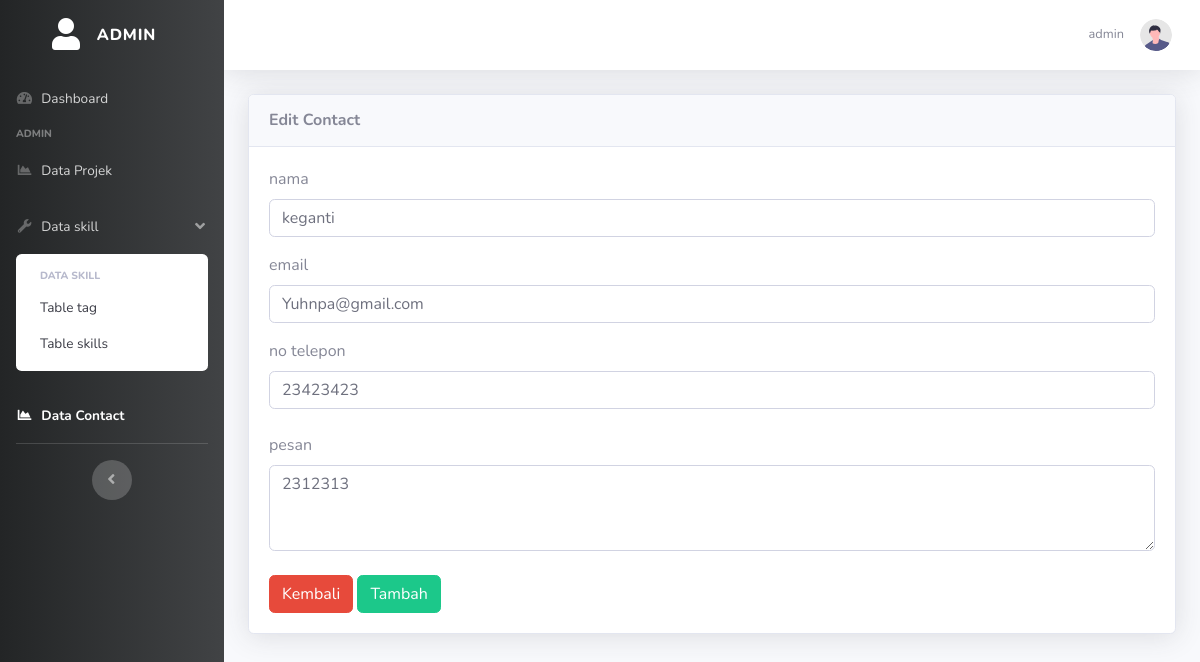
The page /admin/Contact/edit.php?id=70 (signed in) on the database its author committed.
### tables this page shows
CREATE TABLE `contact` (
  `id` int(11) NOT NULL,
  `nama` varchar(100) NOT NULL,
  `email` varchar(100) NOT NULL,
  `no_telp` varchar(100) NOT NULL,
  `pesan` longtext NOT NULL
);

### koneksi.php (called while the page is built, shortened)
<?php
$server = "localhost";
$user = "root";
$password = "";
$database  = "portofolio_gue";
$conn = mysqli_connect($server, $user, $password, $database);
function query($query)
{
    global $conn;
    $result = mysqli_query($conn, $query);
    $box = [];
    while ($isi = mysqli_fetch_assoc($result)) {
        $box[] = $isi;
    }
    return $box;
}

### admin/Contact/edit.php (the view, shortened to what this page needs)
<?php
require '../../koneksi.php';
$id = $_GET['id'];
$contact = query("SELECT * FROM contact WHERE id = $id")[0];
$nama = $_SESSION['admin']['username'];
?>
<!DOCTYPE html>
<html lang="en">
<head>
    <link href="../../asset/pakage/fontawesome-free/css/all.min.css" rel="stylesheet" type="text/css">
    <link href="../../asset/css/sb-admin-2.min.css" rel="stylesheet">
    <link rel="stylesheet" href="../asset/pakage/datatables/dataTables.bootstrap4.min.css">
</head>
<body id="page-top">
    <div id="wrapper">
        <ul class="navbar-nav bg-gradient-primary sidebar sidebar-dark accordion" id="accordionSidebar">
            <a class="sidebar-brand d-flex align-items-center justify-content-center" href="index.html">
                <div class="sidebar-brand-icon">
                    <i class="fas fa-user"></i>
                </div>
                <div class="sidebar-brand-text mx-3">Admin <sup></sup></div>
            </a>
            <li class="nav-item ">
                <a class="nav-link " href="../dashboard.php">
                    <i class="fas fa-fw fa-tachometer-alt"></i>
                    <span>Dashboard</span></a>
            </li>
            <div class="sidebar-heading">
                Admin
            </div>
            <li class="nav-item ">
                <a class="nav-link " href="../projek/index.php">
                    <i class="fas fa-fw fa-chart-area"></i>
                    <span>Data Projek</span>
                </a>
            </li>
            <li class="nav-item">
                <a class="nav-link" href="#" data-toggle="collapse" data-target="#collapseUtilities" aria-expanded="true" aria-controls="collapseUtilities">
                    <i class="fas fa-fw fa-wrench"></i>
                    <span>Data skill</span>
                </a>
                <div id="collapseUtilities" class="collapse show" aria-labelledby="headingUtilities" data-parent="#accordionSidebar">
                    <div class="bg-white py-2 collapse-inner rounded">
                        <h6 class="collapse-header">Data skill</h6>
                        <a class="collapse-item" href="../tag/index.php">Table tag</a>
                        <a class="collapse-item" href="index.php">Table skills</a>
                    </div>
                </div>
            </li>
            <li class="nav-item active">
                <a class="nav-link " href="../Contact/index.php">
                    <i class="fas fa-fw fa-chart-area"></i>
                    <span>Data Contact</span>
                </a>
            </li>
            <hr class="sidebar-divider d-none d-md-block">
            <div class="text-center d-none d-md-inline">
                <button class="rounded-circle border-0" id="sidebarToggle"></button>
            </div>
        </ul>
        <div id="content-wrapper" class="d-flex flex-column">
            <div id="content">
                <nav class="navbar navbar-expand navbar-light bg-white topbar mb-4 static-top shadow">
                    <ul class="navbar-nav ml-auto">
                        <li class="nav-item dropdown no-arrow">
                            <a class="nav-link dropdown-toggle" href="#" id="userDropdown" role="button" data-toggle="dropdown" aria-haspopup="true" aria-expanded="false">
                                <span class="mr-2 d-none d-lg-inline text-gray-600 small mr-3"><?= $nama ?></span>
                                <img class="img-profile rounded-circle" src="../../asset/image/undraw_profile.svg">
                            </a>
                        </li>
                    </ul>
                </nav>
                <div class="container-fluid">
                    <div class="card shadow mb-4">
                        <div class="card-header py-3">
                            <h6 class="m-0 font-weight-bold text-secondary">Edit Contact</h6>
                        </div>
                        <div class="card-body">
                            <form action="" method="POST" enctype="multipart/form-data">
                                <div class="form-group">
                                    <label for="file">nama</label>
                                    <input type="text" class="form-control" id="file" name="nama" placeholder="masukan link" value="<?= $contact['nama'] ?>">
                                </div>
                                <div class="form-group">
                                    <label for="email">email</label>
                                    <input type="text" class="form-control" id="email" name="email" placeholder="masukan email" value="<?= $contact['email'] ?>">
                                </div>
                                <div class="form-group mb-4">
                                    <label for="nomor_telp">no telepon</label>
                                    <input type="text" class="form-control" id="nomor_telp" name="no_telp" placeholder="masukan judul" value="<?= $contact['no_telp'] ?>">
                                </div>
                                <div class="mb-4">
                                    <label for="exampleFormControlTextarea1" class="form-label">pesan</label>
                                    <textarea class="form-control" name="pesan" id="exampleFormControlTextarea1" rows="3"><?= $contact['pesan'] ?></textarea>
                                </div>
                                <a href="index.php" class="btn btn-danger">Kembali</a>
                                <button name="submit" class="btn btn-success">Tambah</button>
                            </form>
                        </div>
                    </div>
                </div>
            </div>
        </div>
    </div>
</body>
</html>

### admin/Contact/edit.php (style rules this page uses)
.sidebar { background-image: linear-gradient(to right, #232526, #414345); }

### rows shown on the page
contact: nama "keganti", email "Yuhnpa@gmail.com", no_telp "23423423", pesan "2312313"

### other values the page prints
$nama "admin"
